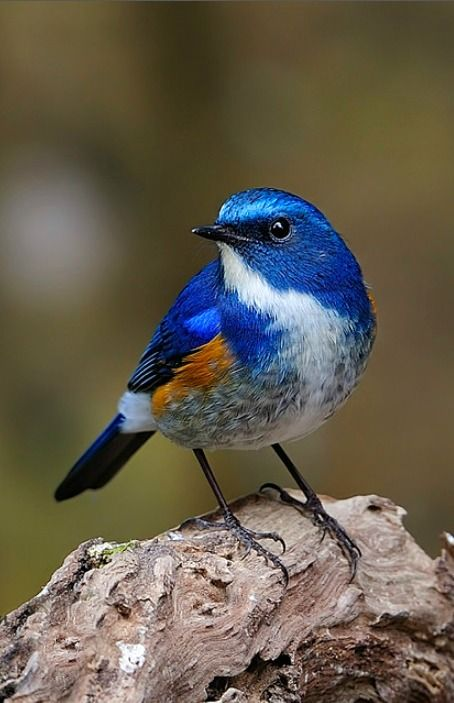
#> input picture ML_DL_edu/Deep_Learning/data/bird.jpg, 454 x 703 px, given in place of swiss-army-ant.jpg, which was not available
$ jupyter execute --allow-errors 221024_opencv.ipynb   (shell and % lines are left out)   (text cells are left out)
#> lines starting #> are read from the running program, lines starting #| are printed output that depends on the picture; after the words box and inside, x2 and y2 are one past the last pixel; in counts of white or black regions, pixels touching at a corner belong together; pictures that were not available may be replaced by others from this repository, and a replacement may not be noted
[cell 1]
import cv2
import numpy as np

print(cv2.__version__)
print(np.__version__)

[cell 2]
from google.colab import drive
drive.mount("/content/drive")

[cell 3]
DATA_PATH='/content/drive/MyDrive/Colab Notebooks/산대특/data'
print(DATA_PATH)

[cell 4]

import cv2
import numpy as np
import matplotlib.pyplot as plt


img = cv2.imread(DATA_PATH + '/ants/swiss-army-ant.jpg')
#> img is the input picture: shape (703, 454, 3); mean B, G, R 77.7, 93, 101
print(img.shape)
#| (703, 454, 3)

[cell 5]
plt.imshow(cv2.cvtColor(img, cv2.COLOR_BGR2RGB))
plt.show()

[cell 6]
# 이미지 필셀 값 확인
print(img)
#> (printed output is left out)

[cell 7]
print(img[:3])
#> (printed output is left out)

[cell 8]
# 이미지 배열 사이즈 확인

#세로 사이즈
print(len(img))
#| 703
# 가로 사이즈
print(len(img[0]))
#| 454
# 컬러 체널
print(len(img[0][0]))
#| 3

[cell 9]
def rgb(num1):
  b, g, r = cv2.split(img)

[cell 10]
import pandas as pd

# 픽셀 배열을 B, G, R별로 분할
b, g, r = cv2.split(img)
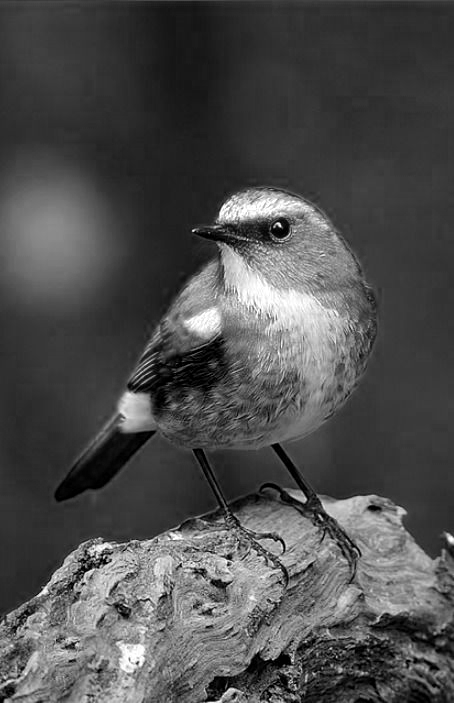
#> b: shape (703, 454); min 0, max 255, mean 77.7
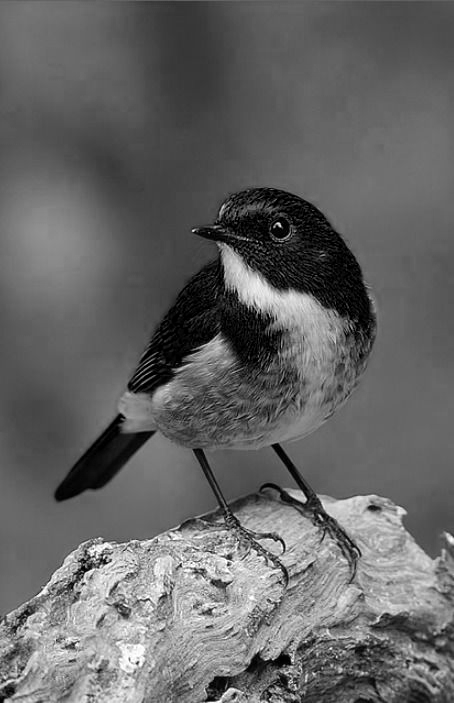
#> r: shape (703, 454); min 0, max 255, mean 101

# B배열을 데이터 프레임 형식으로 전환
b_df = pd.DataFrame(b)
#> b_df = table of 703 rows and 454 columns

print(b_df.shape)
#| (703, 454)
b_df.head()
#> Out = table of 5 rows and 454 columns

[cell 11]
rgb(img)
b_df = pd.DataFrame(b)
g_df = pd.DataFrame(g)
#> g_df = table of 703 rows and 454 columns
r_df = pd.DataFrame(r)
#> r_df = table of 703 rows and 454 columns

[cell 12]
print(g_df.shape)
#| (703, 454)
g_df.head()
#> Out = table of 5 rows and 454 columns

[cell 13]
print(r_df.shape)
#| (703, 454)
r_df.head()
#> Out = table of 5 rows and 454 columns

[cell 14]
gray_img = cv2.cvtColor(img, cv2.COLOR_BGR2GRAY)

#이미지 사이즈 확인
print(gray_img.shape)
#| (703, 454)

#이미지 표시
plt.imshow(gray_img, cmap='gray')
plt.show()

[cell 15]
# 연습문제 2 : 배열에 들어있는 필셀값을 확인하세요
print(gray_img)
#> (printed output is left out)

[cell 16]
# 연습문제3 : 이미지의 배열 사이즈 확인

#세로 사이즈
print(len(gray_img))
#| 703

#가로 사이즈
print(len(gray_img[0]))
#| 454

[cell 17]
gr_df = pd.DataFrame(gray_img)
#> gr_df = table of 703 rows and 454 columns
print(gr_df.shape)
#| (703, 454)
gr_df.head()
#> Out = table of 5 rows and 454 columns

[cell 18]
ret, bin_img = cv2.threshold(gray_img, 128, 255, cv2.THRESH_BINARY)
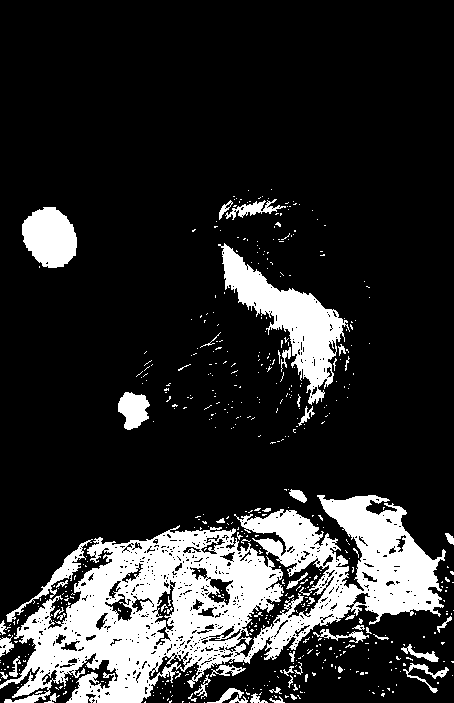
#> bin_img: shape (703, 454); 17.3% white; 551 white regions (501 under 20 px), largest, box (x1, y1, x2, y2) and area: (0, 495, 446, 703) 39375, (218, 243, 350, 405) 6358, (22, 207, 77, 268) 2509

# 이미지 표시
plt.imshow(bin_img, cmap='gray')
plt.show()
print(bin_img)
#> (printed output is left out)
print(bin_img.shape)
#| (703, 454)

[cell 19]
ret, bin_img = cv2.threshold(gray_img, 128, 255, cv2.THRESH_BINARY_INV)

plt.imshow(bin_img, cmap='gray')
plt.show()

[cell 20]
bin_df = pd.DataFrame(bin_img)
#> bin_df = table of 703 rows and 454 columns
print(bin_img.shape)
#| (703, 454)
bin_df.head()
#> Out = table of 5 rows and 454 columns

[cell 21]
# 이미지 폴더 지정
import os
import cv2
import numpy as np

# 이미지 폴더 지정
dirs = ['ants', 'bees']

# 이미지의 픽셀값과 레이블을 보전하기 위한 리스트 생성

pixels = [] # 설명변수
labels = [] # 목적변수

[cell 22]
for i, d in enumerate(dirs):

  # 파일명을 취득
  files = os.listdir(DATA_PATH + '/' + d)

  for f in files:
    # 이미지를 그레이 스케일로 READ
    img = cv2.imread(DATA_PATH + '/' + d + '/' + f, 0)
#> img: shape (703, 454); min 0, max 255, mean 93.7

    # 이미지 리사이징
    img = cv2.resize(img, (128,128))
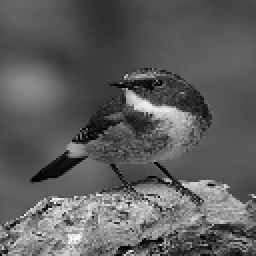
#> img: shape (128, 128) (shown 2 times larger); min 0, max 253, mean 93.4

    # 픽셀값을 보전
    img = np.array(img).flatten().tolist()
#> img = 16384 values, max 253 at index 15522, min 0 at index 16314, mean 93.37
    pixels.append(img)

    #  이미지의 Label을 리스트에 보존
    labels.append(i)

[cell 23]
import pandas as pd

# 픽셀값을 데이터 프레임 형식으로 변환
pixels_df = pd.DataFrame(pixels)
#> pixels_df = table of 2 rows and 16384 columns
pixels_df = pixels_df/255 # 정규화

# Label을 데이터 프레임 형식으로 변환
labels_df = pd.DataFrame(labels)
labels_df = labels_df.rename(columns = {0:'label'})

# 2개의 데이터 프레임을 수평결합
img_set = pd.concat([pixels_df, labels_df], axis=1)
#> img_set = table of 2 rows and 16385 columns
img_set.head()
#> Out = table of 2 rows and 16385 columns

[cell 24]
pixels2 = [] # 설명변수
labels2 = [] # 목적변수

# r + g + b
tem = []

for i, d in enumerate(dirs):

  # 파일명을 취득
  files = os.listdir(DATA_PATH + '/' + d)

  for f in files:
    # 이미지를 그레이 스케일로 READ
    img2 = cv2.imread(DATA_PATH + '/' + d + '/' + f)

    # 이미지 리사이징
    img2 = cv2.resize(img2, (128,128))
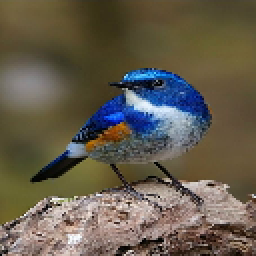
#> img2: shape (128, 128, 3) (shown 2 times larger); mean B, G, R 77.5, 92.7, 100.7

    # 픽셀 배열을 b, g, r별로 분할
    b, g, r = cv2.split(img2)
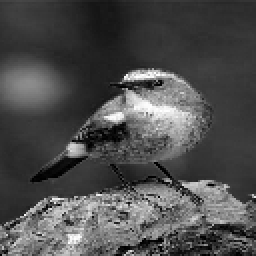
#> b: shape (128, 128) (shown 2 times larger); min 0, max 255, mean 77.5
#> g: shape (128, 128)
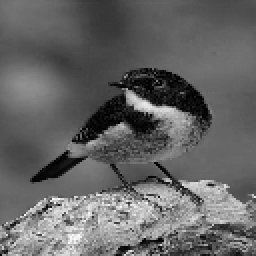
#> r: shape (128, 128) (shown 2 times larger); min 0, max 254, mean 100.7

    #픽셀값을 보존
    b = np.array(b).flatten().tolist()
#> b = 16384 values, max 255 at index 4685, min 0 at index 5455, mean 77.46
    g = np.array(g).flatten().tolist()
#> g = 16384 values, max 254 at index 15139, min 0 at index 10704, mean 92.71
    r = np.array(r).flatten().tolist()
#> r = 16384 values, max 254 at index 15522, min 0 at index 4425, mean 100.7

    tmp = b + g + r
#> tmp = 49152 items

    pixels2.append(tmp)

    # 이미지의 label을 리스트에 보존
    labels2.append(i)

[cell 25]
# 픽셀값을 데이터 프레임 형식으로 변환
pixels2_df = pd.DataFrame(pixels2)
#> pixels2_df = table of 2 rows and 49152 columns
pixels2_df = pixels2_df/255 # 정규화

# Label을 데이터 프레임 형식으로 변환
labels2_df = pd.DataFrame(labels2)
labels2_df = labels2_df.rename(columns = {0:'label2'})

# 2개의 데이터 프레임을 수평결합
img_set2 = pd.concat([pixels2_df, labels2_df], axis=1)
#> img_set2 = table of 2 rows and 49153 columns
img_set2.tail()
#> Out = table of 2 rows and 49153 columns

[cell 26]
# 이미지 불러오기
img = cv2.imread(DATA_PATH + '/ants/swiss-army-ant.jpg', 0)

# 이진화 이미지로 변환
ret, bin_img = cv2.threshold(img, 128,255,cv2.THRESH_BINARY)

# 이미지 압축
kernel = np.ones((3,3), np.uint8) # np.uint8 : 데이터 타입
img_el = cv2.erode(bin_img, kernel, iterations=1)
#> img_el: shape (703, 454); 10.9% white; 215 white regions (174 under 20 px), largest, box (x1, y1, x2, y2) and area: (15, 531, 282, 703) 14361, (320, 496, 441, 615) 6136, (224, 246, 342, 389) 4883
plt.imshow(img_el, cmap='gray')

[cell 27]
img_dl = cv2.dilate(bin_img, kernel, iterations=1)
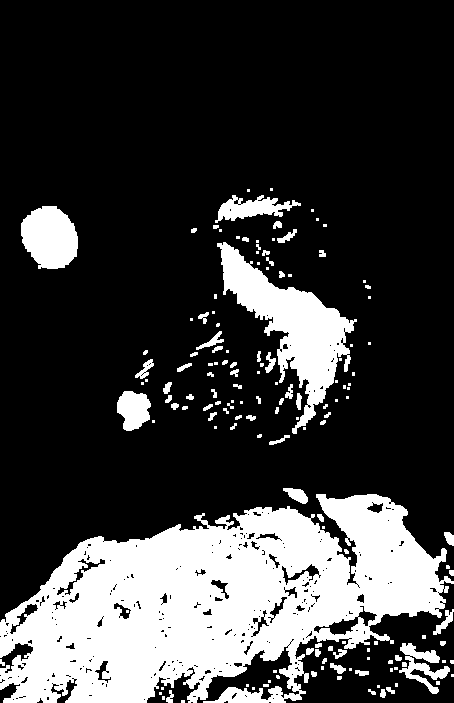
#> img_dl: shape (703, 454); 23.8% white; 151 white regions (77 under 20 px), largest, box (x1, y1, x2, y2) and area: (0, 494, 454, 703) 57212, (217, 242, 357, 434) 8555, (21, 206, 78, 269) 2767
plt.imshow(img_dl, cmap='gray')

[cell 28]
hist_gr, bins = np.histogram(img.ravel(), 256, [0,256])
#> hist_gr = 256 values, max 8415 at index 88, min 19 at index 254, mean 1246.7; bins = 257 values from 0 to 256

# 히스토그램
plt.xlim(0,255)
plt.plot(hist_gr, '-r')
plt.xlabel('pixel value')
plt.ylabel('number of pixels')
plt.show()
#> figure, not shown here; curve peaks at x = 88, y = 8415

[cell 29]
img = cv2.imread(DATA_PATH + '/ants/swiss-army-ant.jpg')

b, g, r = img[:,:,0], img[:, :, 1], img[:, :, 2]

hist_b, bins = np.histogram(b.ravel(), 256, [0,256])
#> hist_b = 256 values, max 8738 at index 54, min 77 at index 246, mean 1246.7
hist_g, bins = np.histogram(g.ravel(), 256, [0,256])
#> hist_g = 256 values, max 8309 at index 85, min 21 at index 253, mean 1246.7
hist_r, bins = np.histogram(r.ravel(), 256, [0,256])
#> hist_r = 256 values, max 9813 at index 102, min 22 at index 254, mean 1246.7

# 히스토그램
plt.xlim(0,255)
plt.plot(hist_b, '-b', label = 'blue')
plt.plot(hist_g, '-g', label = 'green')
plt.plot(hist_r, '-r', label = 'red')
plt.xlabel('pixel value')
plt.ylabel('number of pixels')
plt.legend()
plt.show()
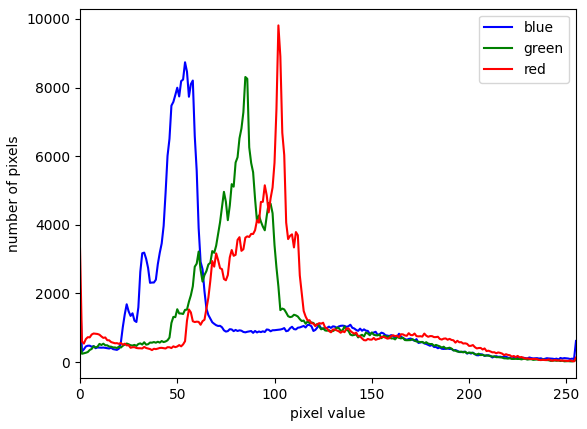
#> figure drawn by matplotlib, 1 panel; curve peaks at x = 54, y = 8738; curve peaks at x = 85, y = 8309; curve peaks at x = 102, y = 9813

[cell 30]
from sklearn.decomposition import PCA

# 주성분분석의 누적 기여율 90%까지 추출
pca = PCA(0.95)

pixels_pca = pca.fit_transform(pixels_df)
#> pixels_pca = [0, 0]

# 주성분 확인
print(pca.n_components_)
plt.plot(pca.explained_variance_ratio_)
plt.show()
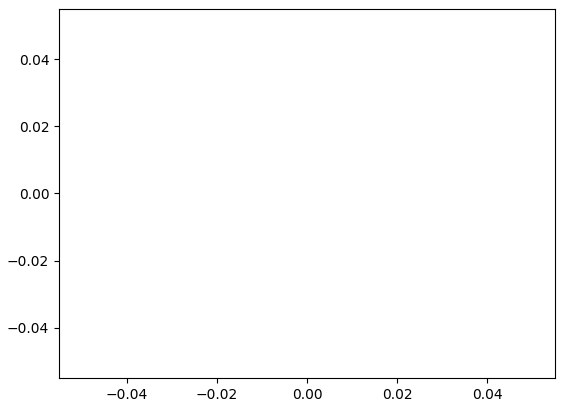
#> figure drawn by matplotlib, 1 panel

[cell 31]
pixels_pca.shape
#> Out = (2, 1)

[cell 32]
# labels_df.shape
img_set_pca = pd.concat([pd.DataFrame(pixels_pca), labels_df], axis=1)
#> img_set_pca = table of 2 rows and 2 columns
img_set_pca.head()
#> Out = table of 2 rows and 2 columns
